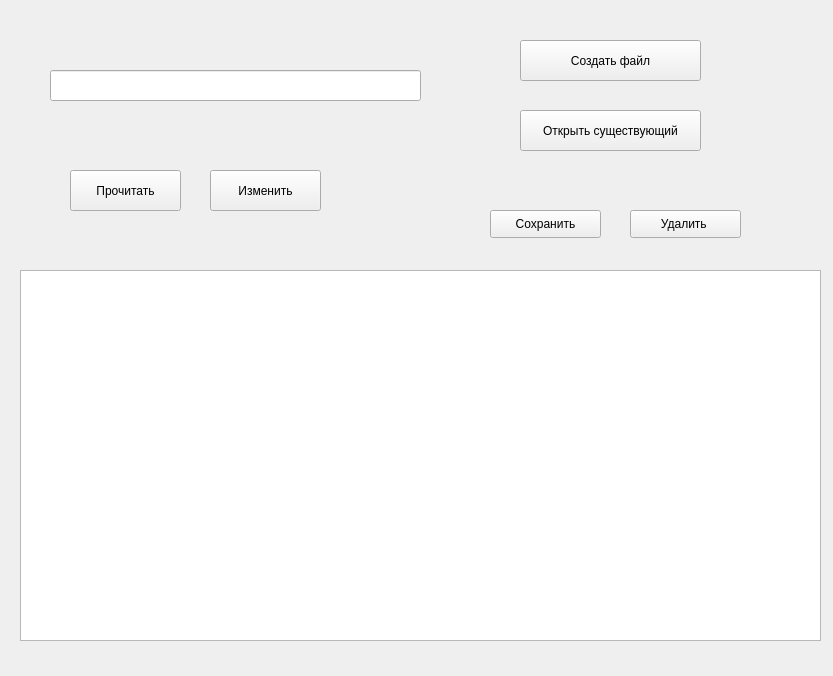
<?xml version="1.0" encoding="UTF-8"?>
<ui version="4.0">
 <class>Form</class>
 <widget class="QWidget" name="Form">
  <property name="geometry">
   <rect>
    <x>0</x>
    <y>0</y>
    <width>833</width>
    <height>676</height>
   </rect>
  </property>
  <property name="windowTitle">
   <string>Form</string>
  </property>
  <widget class="QPushButton" name="create_file_button">
   <property name="geometry">
    <rect>
     <x>520</x>
     <y>40</y>
     <width>181</width>
     <height>41</height>
    </rect>
   </property>
   <property name="text">
    <string>Создать файл</string>
   </property>
  </widget>
  <widget class="QPushButton" name="open_file_button">
   <property name="geometry">
    <rect>
     <x>520</x>
     <y>110</y>
     <width>181</width>
     <height>41</height>
    </rect>
   </property>
   <property name="text">
    <string>Открыть существующий</string>
   </property>
  </widget>
  <widget class="QPushButton" name="read_file_button">
   <property name="geometry">
    <rect>
     <x>70</x>
     <y>170</y>
     <width>111</width>
     <height>41</height>
    </rect>
   </property>
   <property name="text">
    <string>Прочитать</string>
   </property>
  </widget>
  <widget class="QPushButton" name="correct_file_button">
   <property name="geometry">
    <rect>
     <x>210</x>
     <y>170</y>
     <width>111</width>
     <height>41</height>
    </rect>
   </property>
   <property name="text">
    <string>Изменить</string>
   </property>
  </widget>
  <widget class="QLineEdit" name="file_names">
   <property name="geometry">
    <rect>
     <x>50</x>
     <y>70</y>
     <width>371</width>
     <height>31</height>
    </rect>
   </property>
  </widget>
  <widget class="QTextEdit" name="file_content">
   <property name="geometry">
    <rect>
     <x>20</x>
     <y>270</y>
     <width>801</width>
     <height>371</height>
    </rect>
   </property>
  </widget>
  <widget class="QPushButton" name="save_button">
   <property name="geometry">
    <rect>
     <x>490</x>
     <y>210</y>
     <width>111</width>
     <height>28</height>
    </rect>
   </property>
   <property name="text">
    <string>Сохранить</string>
   </property>
  </widget>
  <widget class="QPushButton" name="delete_button">
   <property name="geometry">
    <rect>
     <x>630</x>
     <y>210</y>
     <width>111</width>
     <height>28</height>
    </rect>
   </property>
   <property name="text">
    <string>Удалить </string>
   </property>
  </widget>
 </widget>
 <resources/>
 <connections/>
</ui>
